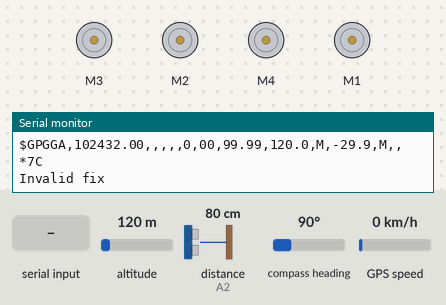
Recording of a program running on a simulated Arduino Mega 2560, built for the host (arithmetic inside an expression is 32-bit, double 64-bit). Shown: 4 × DC motor (green arrow = forward, orange = backward, longer = faster), the last lines printed to the serial monitor. Wiring (inferred from the names in the program): ultrasonic range finder: trigger A3; echo A2; HMC5883L compass at I2C address 0x1E. Inputs (shaded band) come from the test bench; at power-on: altitude 120 m, distance to the obstacle (sensor on A2) 80 cm, compass heading 90°, GPS speed 0 km/h. The echo pulse lasts 58.3 µs per cm; the GPS gets a fix after 3 s at 37.7749, -122.4194 with 8 satellites.

Above: at 2.5 s.
2.6 s: "L" received over the second serial link
At 3.8 s:
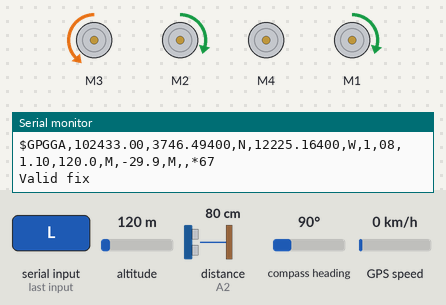
4.1 s: "R90\n" received over the second serial link
At 4.34 s:
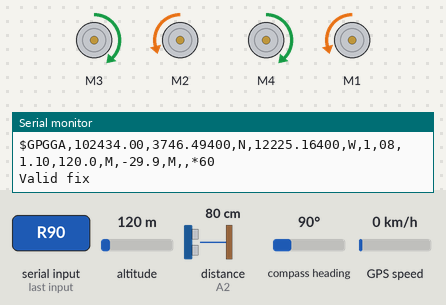
6.0 s: "F" received over the second serial link
At 6.6 s:
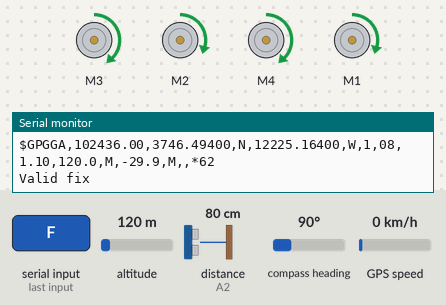
7.5 s: "B" received over the second serial link
At 8.9 s:
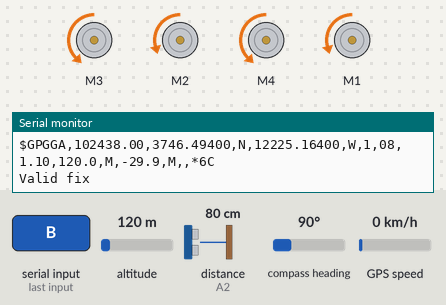
Timing chart, 0 to 10.5 s (numbered marks = the images above; inputs shaded):
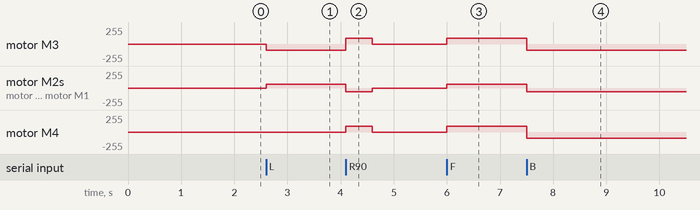

The program:

main.cpp
```cpp
#include <Arduino.h>
#include <AFMotor.h>
#include <Arduino_FreeRTOS.h>
#include <Wire.h>
#include <HMC5883L_Simple.h>
#include <TinyGPS++.h>
#include <math.h>

/* Motor  */
AF_DCMotor frontLEFT(3);
AF_DCMotor frontRIGHT(2);
AF_DCMotor backLEFT(4);
AF_DCMotor backRIGHT(1);
int Rspeed = 102+15;
int error = 48+15;
int Lspeed = Rspeed+error;

/* communication */
volatile bool Blue_condition= false;           // To send multiple data type to multiple variables
volatile char RC_control;
volatile byte BT_controller;


/* Distance calculation  */
int trigPin= A3;
int echoPin= A2;
int distance;

/* Compass  */
float currentAngle, desiredAngle, angleError;
HMC5883L_Simple Compass;

/* GPS */
TinyGPSPlus GPS;
float currentLat, currentLon, givenLat, givenLon;
float targetDistance;


/* Calculation  */
volatile byte cal;                             // for Switching betweeing calculation
const byte navigator = 0;
const byte directionFinder = 1;
const byte obj = 2;


/* Free RTOS   */
void communucation(void *argc);
void readings(void *argc);                    // GPS, Compass, Distance
void calculation(void *argc);
TaskHandle_t Blue, sensor, calc, data;


/* Functions */
void angleAdjustment();
void carSTOP();
void carFORWARD();
void carBACKWARD();
void car_turn_Left();
void car_turn_Right();
void GPS_navigator();

void setup() {

  Serial.begin(9600);
  Serial2.begin(9600);                        // Bluetooth
  Serial1.begin(9600);                        // GPS
  Wire.begin();
  pinMode(trigPin, OUTPUT);
  pinMode(echoPin, INPUT);


  frontLEFT.setSpeed(Lspeed);
  frontRIGHT.setSpeed(Rspeed);
  backLEFT.setSpeed(Lspeed);
  backRIGHT.setSpeed(Rspeed);

  Compass.SetDeclination(2,59,'E');
  Compass.SetSamplingMode(COMPASS_SINGLE);
  Compass.SetScale(COMPASS_SCALE_130);
  Compass.SetOrientation(COMPASS_HORIZONTAL_Y_NORTH);

  xTaskCreate(communucation, "Bluetooth", 512, NULL, 1, &Blue);
  xTaskCreate(readings,"Sensor values", 128, NULL,1, &sensor);
  xTaskCreate(calculation, "Calcutation & running", 512, NULL, 1, &calc);
  xTaskCreate(printer, "sending information", 128, NULL, 1, &data);

  vTaskSuspend(calc);

  vTaskStartScheduler();


  /*BT.println("       Welcome");
  BT.println("Type 0 for RC mode");
  BT.println("Type 1 for Longitude");
  BT.println("Type 2 for Latitude");
  BT.println("Type 3 for setting angle manually (not required when GPS coordinates available)");*/

}


void loop() {
   //
}

void printer(void *argc){

  (void) argc;

  while (1)
  {
      /*Serial2.print("Distance to nearest object:");
      Serial2.print(distance);
      Serial2.println("cm");
      vTaskDelay(1000/portTICK_PERIOD_MS);

      Serial2.print("Angle: ");
      Serial2.println(currentAngle);
      vTaskDelay(1000/portTICK_PERIOD_MS);*/

      Serial2.print("Current Lat: ");
      Serial2.print(currentLat,6);
      Serial2.print(" Current Lon: ");
      Serial2.println(currentLon,6);
      vTaskDelay(2000/portTICK_PERIOD_MS);

      Serial2.print("Angle to location: ");
      Serial2.println(desiredAngle, 2);
      vTaskDelay(2000/portTICK_PERIOD_MS);

      Serial2.print("Distance to location: ");
      Serial2.print(targetDistance, 2);
      Serial2.println(" Meters");
      vTaskDelay(2000/portTICK_PERIOD_MS);

  }


}

void communucation(void *argc){

    (void) argc;

    while (1)
    {

     while(Serial2.available() > 0 && Blue_condition == false){
      BT_controller = Serial2.parseInt();
      Serial2.println(BT_controller);

      Blue_condition = true;
    }


     switch (BT_controller)
     {
     case 0:
        while (Serial2.available() > 0 && Blue_condition == true )
        {
         RC_control = Serial2.read();

         remoteControl(RC_control);
         if (RC_control == 'O')
         {
           Blue_condition = false;
         }
        }
       break;

    case 1:

        while (Serial2.available() > 0 && Blue_condition == true )
        {
         givenLat = Serial2.parseFloat();
         Serial2.print("Lat:");
         Serial2.println(givenLat,6);
         Blue_condition = false;
        }

       break;

     case 2:

        while (Serial2.available() > 0 && Blue_condition == true )
        {
         givenLon = Serial2.parseFloat();
         Serial2.print("Lon:");
         Serial2.println(givenLon, 6);
         vTaskResume(calc);
         Blue_condition = false;
        }

       break;

      /*case 3:
        while (Serial2.available() > 0 && Blue_condition == true )
        {
         desiredAngle = Serial2.parseInt();
         Serial2.print("Desired angle:");
         Serial2.println(desiredAngle);
         Blue_condition = false;
        }
       break;*/

      case 4:
        while (Serial2.available() > 0 && Blue_condition == true )
        {
           vTaskSuspendAll();
         Blue_condition = false;
        }

        break;

     default:
     // nothing
       break;
     }
    }
}


void readings(void *argc){

  (void) argc;

  while (1)
  {
    digitalWrite(trigPin,LOW);
    delayMicroseconds(10);
    digitalWrite(trigPin,HIGH);
    delayMicroseconds(10);
    digitalWrite(trigPin,LOW);
    int travelTime = pulseIn(echoPin, HIGH);
    vTaskDelay(10/portTICK_PERIOD_MS);

    distance = (0.0343*travelTime)/2;
    currentAngle = Compass.GetHeadingDegrees();

    while (Serial1.available() > 0)
   {
     long c = Serial1.read();

      Serial.write(c);

      if (GPS.encode(c))
      {
        Serial.println();
        currentLat = GPS.location.lat();
        currentLon = GPS.location.lng();
        unsigned long fix_age = GPS.date.age();

      if (!GPS.location.isValid())

         Serial.println("Invalid fix");
      else if (fix_age > 2000)
        Serial.println("Stale fix");
      else
        Serial.println("Valid fix");
      }
   }

  }
}


void calculation(void *argc){

  (void) argc;

  while (1)
  {

  switch (cal)
  {

  case navigator :

     GPS_navigator();

    if ((targetDistance && desiredAngle) > 0){   // only allowed to switch to direction finder if gps cordinates are available
      cal = directionFinder;
    }
    break;

  case directionFinder:
       angleAdjustment();
       vTaskDelay(2000/portTICK_PERIOD_MS);

       cal = obj;            // Send to object avoidance in order to responde obstacle
    break;

  case obj:
     if (distance <= 40)
     {
      carSTOP();
     }else if (distance >= 40)
     {
      carFORWARD();
     }

  break;

  default:
  //
    break;
  }
  }
}


void angleAdjustment(){


  do
  {
    Serial2.print("Angle: ");
    Serial2.println(currentAngle);

    angleError = currentAngle - desiredAngle;

    if ((angleError < 0 && angleError > -180) || angleError > 180)
    {
      frontLEFT.setSpeed(120);  /* slowly turning right*/
      backRIGHT.setSpeed(100);

      frontLEFT.run(BACKWARD);
      backRIGHT.run(FORWARD);
    }else if (angleError < -180 || (angleError > 0 && angleError < 180 ))
    {
      frontRIGHT.setSpeed(120);  /* slowly turning left*/
      backLEFT.setSpeed(100);

      frontRIGHT.run(BACKWARD);
      backLEFT.run(FORWARD);
    }else if (abs(angleError) == 180 || angleError == 0)
    {
      frontLEFT.setSpeed(110);  /* if difference is same from both side turn right*/
      backRIGHT.setSpeed(90);

      frontLEFT.run(BACKWARD);
      backRIGHT.run(FORWARD);
    }

  } while (abs(angleError) >= 10 );

   carSTOP();

}

void GPS_navigator(){

   /* const float radious= 6371.00; //Earth radious*/

    float p = M_PI/180.00;


    desiredAngle= atan2(sin((givenLon-currentLon)*p)*cos(givenLat*p), cos(currentLat*p)*sin(givenLat*p) - sin(currentLat*p)*cos(givenLat*p)*cos((givenLon-currentLon)*p));

    desiredAngle = desiredAngle*(180.00/M_PI);  // angle in degrees
    if (desiredAngle < 0.00)
    {
      desiredAngle += 360.00;
    }


   /* float a= 0.50 - cos((givenLat-currentLat)*p)/2.00 + cos(currentLat*p)*cos(givenLat*p) * (1.00-cos((givenLon-currentLon)*p)) / 2.00;
     targetDistance= (2.00*radious*asin(sqrt(a)))*1000.00;*/

     targetDistance = (double) TinyGPSPlus::distanceBetween(
          currentLat,
          currentLon,
          givenLat,
          givenLon
     );

}


void remoteControl(char RC_control){

    switch (RC_control)
   {
   case 'F':
    carFORWARD();
     break;
   case 'B':
    carBACKWARD();
     break;
   case 'S':
     carSTOP();
     break;
   case 'R':
     car_turn_Right();
     vTaskDelay(500/portTICK_PERIOD_MS);
     RC_control ='S';
   break;
   case 'L':
    car_turn_Left();
    vTaskDelay(500/portTICK_PERIOD_MS);
     RC_control ='S';
    break;

   default:
     carSTOP();
     break;
   }
}

void carSTOP(){

  frontLEFT.run(RELEASE);
  frontRIGHT.run(RELEASE);
  backLEFT.run(RELEASE);
  backRIGHT.run(RELEASE);
}

void carFORWARD(){
  frontLEFT.run(FORWARD);
  frontRIGHT.run(FORWARD);
  backLEFT.run(FORWARD);
  backRIGHT.run(FORWARD);
}

void carBACKWARD(){
  frontLEFT.run(BACKWARD);
  frontRIGHT.run(BACKWARD);
  backLEFT.run(BACKWARD);
  backRIGHT.run(BACKWARD);
}

void car_turn_Right(){

  frontLEFT.setSpeed(Lspeed/2);
  frontRIGHT.setSpeed(Rspeed/2);
  backLEFT.setSpeed(Lspeed/2);
  backRIGHT.setSpeed(Rspeed/2);


  frontLEFT.run(FORWARD);
  frontRIGHT.run(BACKWARD);
  backLEFT.run(FORWARD);
  backRIGHT.run(BACKWARD);
}

void car_turn_Left(){

  frontLEFT.setSpeed(Lspeed/2);
  frontRIGHT.setSpeed(Rspeed/2);
  backLEFT.setSpeed(Lspeed/2);
  backRIGHT.setSpeed(Rspeed/2);


  frontLEFT.run(BACKWARD);
  frontRIGHT.run(FORWARD);
  backLEFT.run(RELEASE);
  backRIGHT.run(FORWARD);
}
```

Measured:
- after the input at 2.6 s, motor M3: stopped → backward 90/255 at once; motor M2, motor M1: stopped → forward 58/255 at once
- after the input at 4.1 s, motor M3: backward 90/255 → forward 90/255 at once, → stopped 0.50 s later; motor M2, motor M1: forward 58/255 → backward 58/255 at once, → stopped 0.50 s later; motor M4: stopped → forward 90/255 at once, → stopped 0.50 s later
- after the input at 6.0 s, motor M3, motor M4: stopped → forward 90/255 at once; motor M2, motor M1: stopped → forward 58/255 at once
- after the input at 7.5 s, motor M3, motor M4: forward 90/255 → backward 90/255 at once; motor M2, motor M1: forward 58/255 → backward 58/255 at once
